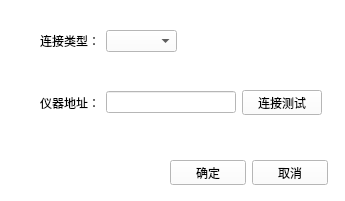
<?xml version="1.0" encoding="UTF-8"?>
<ui version="4.0">
 <class>connectsettingform</class>
 <widget class="QWidget" name="connectsettingform">
  <property name="geometry">
   <rect>
    <x>0</x>
    <y>0</y>
    <width>345</width>
    <height>201</height>
   </rect>
  </property>
  <property name="windowTitle">
   <string>Form</string>
  </property>
  <property name="styleSheet">
   <string notr="true">QWidget{
	background: white
	
}</string>
  </property>
  <widget class="QWidget" name="widget" native="true">
   <property name="geometry">
    <rect>
     <x>20</x>
     <y>10</y>
     <width>311</width>
     <height>121</height>
    </rect>
   </property>
   <property name="styleSheet">
    <string notr="true">QWidget{
	background: white
	
}</string>
   </property>
   <widget class="QWidget" name="">
    <property name="geometry">
     <rect>
      <x>20</x>
      <y>20</y>
      <width>137</width>
      <height>22</height>
     </rect>
    </property>
    <layout class="QHBoxLayout" name="horizontalLayout_2">
     <item>
      <widget class="QLabel" name="label">
       <property name="text">
        <string>连接类型：</string>
       </property>
      </widget>
     </item>
     <item>
      <widget class="QComboBox" name="comboBox"/>
     </item>
    </layout>
   </widget>
   <widget class="QWidget" name="">
    <property name="geometry">
     <rect>
      <x>20</x>
      <y>80</y>
      <width>282</width>
      <height>25</height>
     </rect>
    </property>
    <layout class="QHBoxLayout" name="horizontalLayout">
     <item>
      <widget class="QLabel" name="label_2">
       <property name="text">
        <string>仪器地址：</string>
       </property>
      </widget>
     </item>
     <item>
      <widget class="QLineEdit" name="lineEdit"/>
     </item>
     <item>
      <widget class="QPushButton" name="pushButton_3">
       <property name="text">
        <string>连接测试</string>
       </property>
      </widget>
     </item>
    </layout>
   </widget>
  </widget>
  <widget class="QWidget" name="">
   <property name="geometry">
    <rect>
     <x>170</x>
     <y>160</y>
     <width>158</width>
     <height>25</height>
    </rect>
   </property>
   <layout class="QHBoxLayout" name="horizontalLayout_3">
    <item>
     <widget class="QPushButton" name="pushButton">
      <property name="text">
       <string>确定</string>
      </property>
     </widget>
    </item>
    <item>
     <widget class="QPushButton" name="pushButton_2">
      <property name="text">
       <string>取消</string>
      </property>
     </widget>
    </item>
   </layout>
  </widget>
 </widget>
 <resources/>
 <connections/>
</ui>
